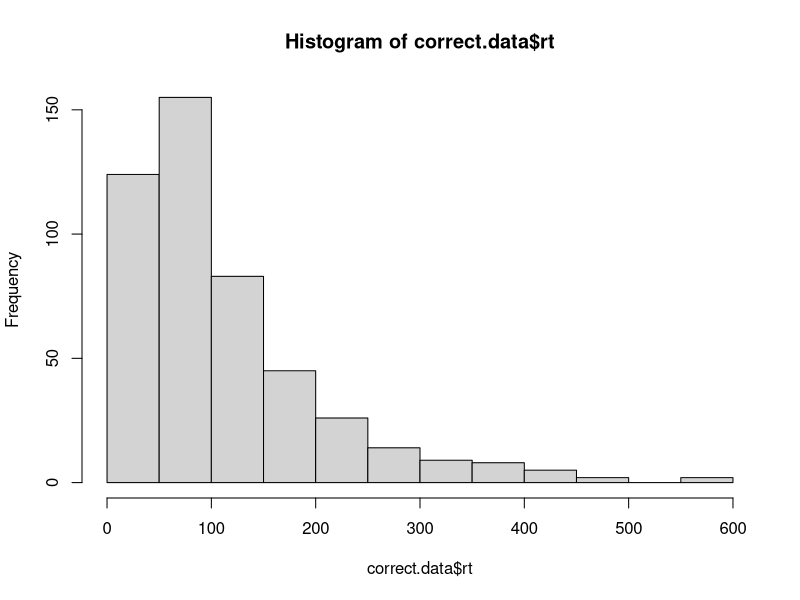
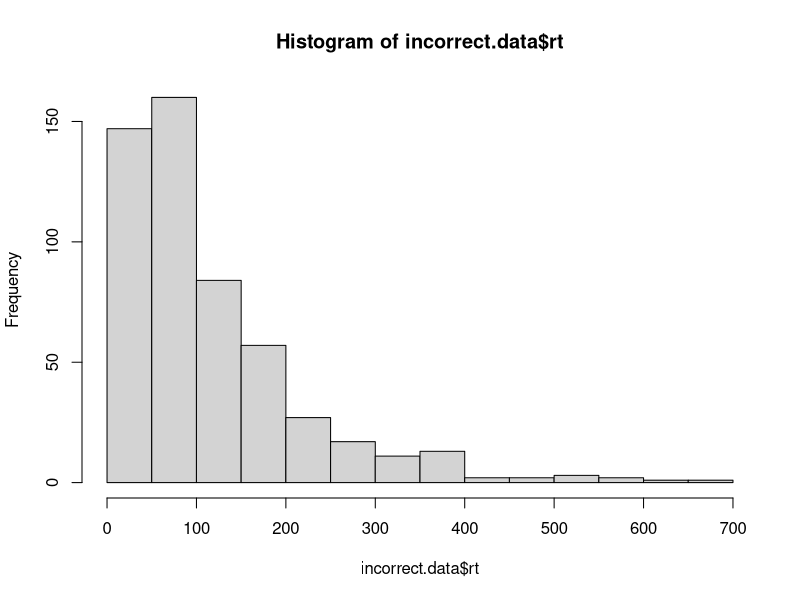

Write R code to recreate these figures, in order.
# implement the model by filling in the function below
# the model should return a data frame with two columns: correct and rt
# the correct column should be TRUE or FALSE, and rt should contain the
# number of steps it took to reach the criterion.

# note that the function takes four arguments:
# samples is the number of samples to draw from the model
# drift is the drift rate (default value is 0)
# sdrw is the variability in the drift rate (default value is 0.3)
# criterion is the threshold for a response (default value is 3)


#-NOT INCLUDED: non-decision time; starting bias

random.walk.model <- function(samples, drift=0, sdrw=0.3, criterion=3){
  rt.array <- c()
  accuracy.array <- c()
  for(i in 1:samples){
    steps <- 0
    current.sum <- 0
    correctness <- FALSE
    while((abs(current.sum) <= criterion)){
      current.sum <- current.sum + rnorm(1, drift, sdrw)
      steps <- steps + 1
    }
    if(current.sum >= criterion) {
      correctness <- TRUE
    }
    accuracy.array <- c(accuracy.array, correctness)
    rt.array <- c(rt.array, steps)
    
  }
  
  output <- data.frame(
    correct = accuracy.array,
    rt = rt.array
  )
  
  return(output)
}

# test the model ####

# if the model is working correctly, then the line below should generate a data frame with 
# 1000 samples and about half of the samples should be correct. the average rt will probably
# be around 112, but might vary from that by a bit.

initial.test <- random.walk.model(1000)
sum(initial.test$correct) / length(initial.test$correct) # should be close to 0.5
mean(initial.test$rt) # should be about 112

# visualize the RT distributions ####

# we can use dplyr to filter the data and visualize the correct and incorrect RT distributions

library(dplyr)

correct.data <- initial.test %>% filter(correct==TRUE)
incorrect.data <- initial.test %>% filter(correct==FALSE)

hist(correct.data$rt)
hist(incorrect.data$rt)
